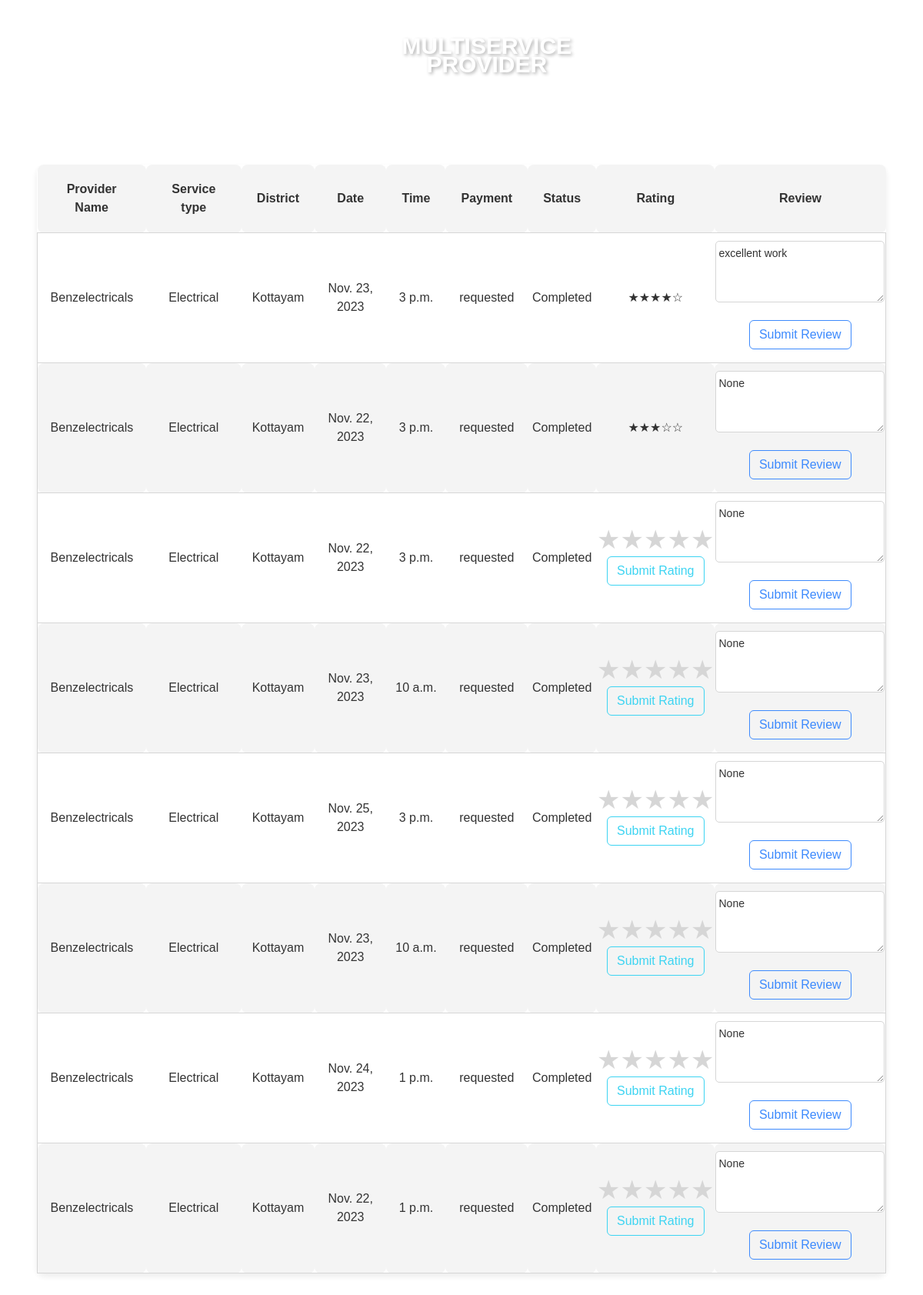
The app's page /client_bookings/3/ (signed in), older data.
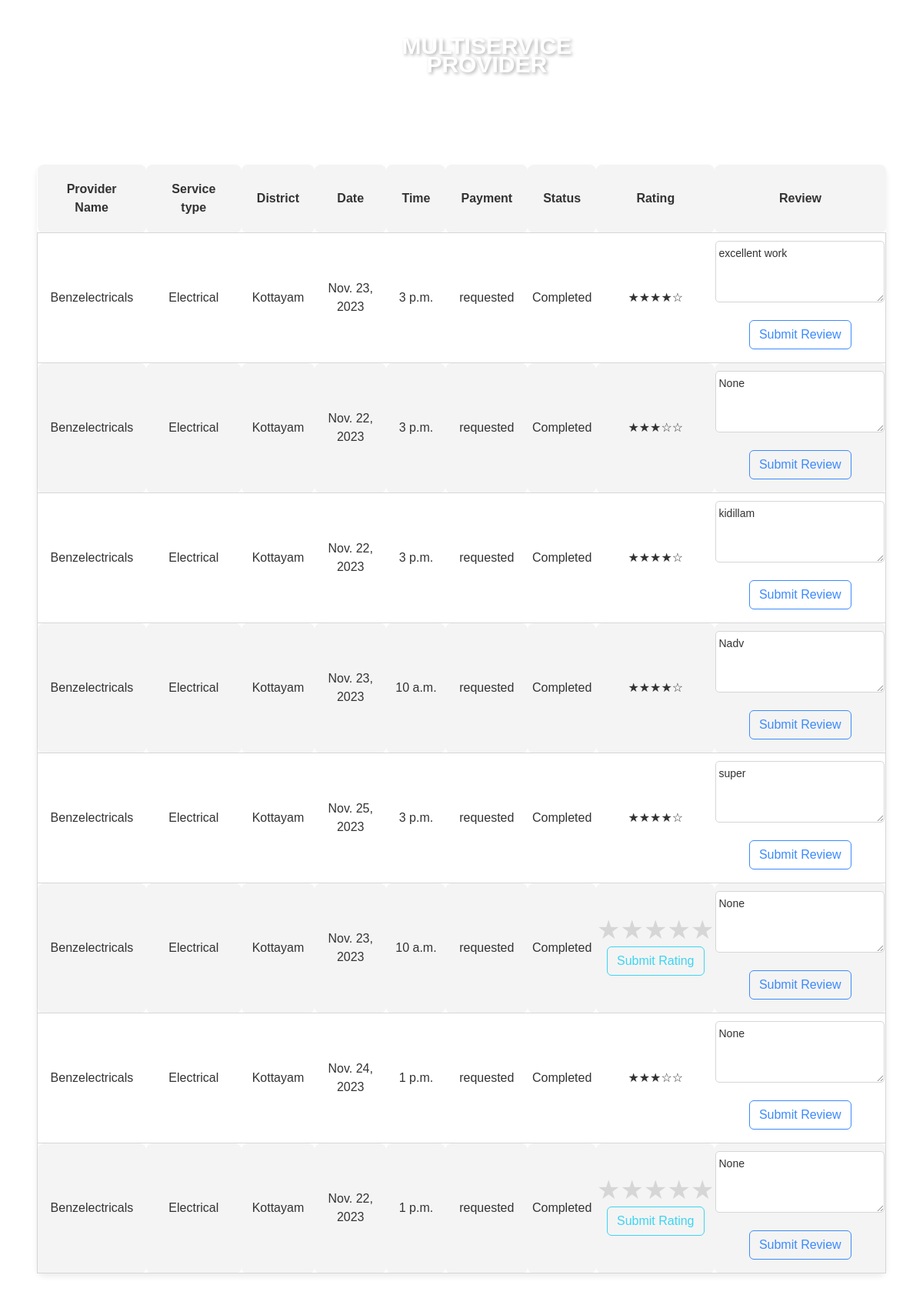
The same page, newer data.
### app1/models.py (models this page shows)
class Service(models.Model):
    ASSIGNED = 'assigned'
    UNDERPROGRESS = 'underprogress'
    COMPLETED = 'completed'
    CANCELED = 'canceled'
    REPORTGIVEN = 'reportgiven'
    REPORTVERIFIED = 'reportverified'
    REQUESTED = 'requested'
    IN_PROGRESS = 'in_progress'
    COMPLETED = 'completed'
    CANCELED = 'canceled'
    STATUS_CHOICES = [
        (ASSIGNED, 'Assigned'),
        (UNDERPROGRESS, 'Underprogress'),
        (COMPLETED, 'Completed'),
        (CANCELED, 'Canceled'),
        (REPORTGIVEN, 'Report Given'),
        (REPORTVERIFIED, 'Report Verified'),
    ]
    PAYMENT_STATUS_CHOICES = [
        (REQUESTED, 'Requested'),
        (IN_PROGRESS, 'In Progress'),
        (COMPLETED, 'Completed'),
    ]
    serviceid = models.AutoField(primary_key=True)  # New field as primary key and autoincrement
    bookingid = models.ForeignKey('ClientBooking', on_delete=models.CASCADE)  # Foreign key to ClientBooking model
    clientid = models.ForeignKey('Client', on_delete=models.CASCADE)
    district = models.TextField(max_length=100)
    providerid = models.ForeignKey('ServiceProvider', on_delete=models.CASCADE)
    workerid = models.ManyToManyField('Worker')
    date = models.DateField()
    time = models.TimeField()
    status = models.CharField(max_length=15, choices=STATUS_CHOICES, default=ASSIGNED)
    rating = models.IntegerField(blank=True, null=True)  # Field to store the rating
    review = models.TextField(blank=True, null=True)
    paymentstatus = models.CharField(max_length=15, choices=PAYMENT_STATUS_CHOICES, default=REQUESTED)

class ServiceProvider(models.Model):
    user = models.OneToOneField(MyUser, on_delete=models.CASCADE,primary_key=True)
    providername = models.CharField(max_length=100, unique=True)
    ownername = models.CharField(max_length=100)
    username = models.CharField(max_length=50, unique=True)
    password = models.CharField(max_length=100)
    state = models.CharField(max_length=100)
    district = models.CharField(max_length=100)
    contact_number = models.CharField(max_length=15)
    email = models.EmailField(unique=True)
    role = models.CharField(max_length=50)
    service_type = models.CharField(max_length=100)

### app1/views.py (the view)
# urls.py: path('client_bookings/<int:client_id>/', views.client_bookings, name='client_bookings'),
@login_required
def client_bookings(request, client_id):
    client_bookings = Service.objects.filter(clientid_id=client_id)
    client_name = Client.objects.get(user_id=client_id).first_name
    provider_name = [ServiceProvider.objects.get(user_id=booking.providerid_id).providername for booking in client_bookings]
    service_type = [ServiceProvider.objects.get(user_id=booking.providerid_id).service_type for booking in client_bookings]
    context = {
        'client_bookings': client_bookings,
        'client_name': client_name,
        'provider_name': provider_name,
        'service_type': service_type,
        'worker_report': worker_report,
    }
    return render(request, 'client_bookings.html', context)

### app1/templates/client_bookings.html (shortened to what the changed rows need)
{% load static %}
<!doctype html>
<html class="no-js" lang="en">
<head>
        <link rel="stylesheet" href="{% static 'userassets/css/bootstrap.min.css' %}">
        <link rel="stylesheet" href="{% static 'userassets/css/font-awesome.min.css' %}">
        <link rel="stylesheet" href="{% static 'userassets/css/ie7.css' %}">
        <link rel="stylesheet" href="{% static 'userassets/css/plugins.css' %}">
        <link rel="stylesheet" href="{% static 'userassets/css/style.css' %}">
    </head>
    <link rel="stylesheet" href="https://cdnjs.cloudflare.com/ajax/libs/font-awesome/6.0.0/css/all.min.css" />
    <body>
                            <br> <br> <br> <br> <br> <br>
                            <div class="booking-box mx-5">
                                <h1 class="text-white fw-bolder">My Bookings</h1>
                                <table class="bookings-table">
                                    <thead>
                                        <tr>
                                            <th>Provider Name</th>
                                            <th>Service type</th>
                                            <th>District</th>
                                            <th>Date</th>
                                            <th>Time</th>
                                            <th>Payment</th>
                                            <th>Status</th>
                                            <th>Rating</th>
                                            <th>Review</th>
                                        </tr>
                                    </thead>
                                    <tbody>
                                      {% for booking in client_bookings %}
                                      <tr class="booking-item">
                                          <td>{{ booking.providerid.providername }}</td>
                                          <td>{{ booking.providerid.service_type }}</td>
                                          <td>{{ booking.district }}</td>
                                          <td>{{ booking.date }}</td>
                                          <td>{{ booking.time }}</td>
                                            <td>{{ booking.paymentstatus }}</td>
                                          <td>{{ booking.status }}</td>
                                          <td>
                                            {% if booking.rating %}
                                                {% if booking.rating == 1 %}
                                                    &#9733;&#9734;&#9734;&#9734;&#9734;
                                                {% elif booking.rating == 2 %}
                                                    &#9733;&#9733;&#9734;&#9734;&#9734;
                                                {% elif booking.rating == 3 %}
                                                    &#9733;&#9733;&#9733;&#9734;&#9734;
                                                {% elif booking.rating == 4 %}
                                                    &#9733;&#9733;&#9733;&#9733;&#9734;
                                                {% else %}
                                                    &#9733;&#9733;&#9733;&#9733;&#9733;
                                                {% endif %}
                                            {% else %}
                                                <form method="post" action="{% url 'update_rating' %}">
                                                  <div class="rating">
                                                      <label for="star5_{{ booking.serviceid }}">&#9733;</label>
                                                      <label for="star4_{{ booking.serviceid }}">&#9733;</label>
                                                      <label for="star3_{{ booking.serviceid }}">&#9733;</label>
                                                      <label for="star2_{{ booking.serviceid }}">&#9733;</label>
                                                      <label for="star1_{{ booking.serviceid }}">&#9733;</label>
                                                  </div>
                                                  <center>
                                                      <button class="submit-button btn btn-outline-info" type="submit">Submit Rating</button>
                                                  </center>
                                              </form>
                                            {% endif %}
                                        </td>
                                        <td>
                                          <form method="post" action="{% url 'update_review' %}">
                                            <textarea name="review" rows="3" cols="30" placeholder="Write a review">{{ booking.review }}</textarea>
                                            <center><button class="submit-button btn btn-outline-primary my-3" type="submit">Submit Review</button></center>
                                        </form>
                                        </td>
                                      </tr>
                                  {% empty %}
                                      <tr>
                                          <td colspan="7" class="no-bookings">No bookings available</td>
                                      </tr>
                                  {% endfor %}
                                    </tbody>
                                </table>
                            </div>
    </body>
</html>

Row changes from the older to the newer data that the page shows:
changed Service: review "None" → "kidillam"; rating "★ ★ ★ ★ ★ Submit Rating" → "★★★★☆"
changed Service: review "None" → "Nadv"; rating "★ ★ ★ ★ ★ Submit Rating" → "★★★★☆"
changed Service: review "None" → "super"; rating "★ ★ ★ ★ ★ Submit Rating" → "★★★★☆"
changed Service "Nov. 24, 2023": rating "★ ★ ★ ★ ★ Submit Rating" → "★★★☆☆"
